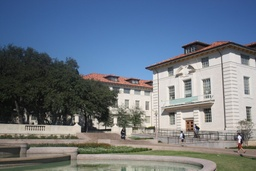
#> input picture Project 2/assignment_2_materials/pano_image1.jpg, 256 x 171 px, shrunk from 1024 x 683 before the run
$ jupyter execute --allow-errors part2.ipynb
#> lines starting #> are read from the running program, lines starting #| are printed output that depends on the picture; after the words box and inside, x2 and y2 are one past the last pixel; in counts of white or black regions, pixels touching at a corner belong together
[cell 1]
import cv2
import numpy as np
import matplotlib.pyplot as plt

# 1. SIFT + MATCHING (from 1.1)

[cell 2]
def get_correspondences(img1, img2, num_matches=50):
    sift = cv2.SIFT_create()

    #kp = keypoints, des = descriptors
    kp1, des1 = sift.detectAndCompute(img1, None)
    kp2, des2 = sift.detectAndCompute(img2, None)

    bf = cv2.BFMatcher()

    matches = bf.knnMatch(des1, des2, k=2)

    good = []
    for m, n in matches:
        if m.distance < 0.75 * n.distance:
            good.append(m)

    good = sorted(good, key=lambda x: x.distance)[:num_matches]

    # pts1[i] corresponds to pts2[i]
    # we extract the (x, y) coordinates from the keypoints using the indices from the good matches
    pts1 = np.float32([kp1[m.queryIdx].pt for m in good])
    pts2 = np.float32([kp2[m.trainIdx].pt for m in good])

    return pts1, pts2

# 2. HOMOGRAPHY (from 1.2)

[cell 3]
def compute_homography(pts1, pts2):
    n = pts1.shape[0]
    A = []

    for i in range(n):
        x, y = pts1[i]
        xp, yp = pts2[i]

        A.append([-x, -y, -1, 0, 0, 0, x*xp, y*xp, xp])
        A.append([0, 0, 0, -x, -y, -1, x*yp, y*yp, yp])

    A = np.array(A)

    # Solve using SVD
    U, S, Vt = np.linalg.svd(A)
    H = Vt[-1].reshape(3, 3)

    return H / H[2, 2]

# 3. FORWARD WARP (REQUIRED)

[cell 4]
def forward_warp(img, H, out_shape):
    h_out, w_out = out_shape
    warped = np.zeros((h_out, w_out, 3), dtype=np.uint8)

    h, w = img.shape[:2]

    for y in range(h):
        for x in range(w):
            pt = np.array([x, y, 1])
            pt_p = H @ pt
            pt_p /= pt_p[2]

            x_p, y_p = int(pt_p[0]), int(pt_p[1])

            if 0 <= x_p < w_out and 0 <= y_p < h_out:
                warped[y_p, x_p] = img[y, x]

    return warped

# 4. BILINEAR INTERPOLATION

[cell 5]
def bilinear(img, x, y):
    h, w = img.shape[:2]

    if x < 0 or x >= w-1 or y < 0 or y >= h-1:
        return np.array([0, 0, 0])

    x0, y0 = int(x), int(y)
    dx, dy = x - x0, y - y0

    val = (
        (1-dx)*(1-dy)*img[y0, x0] +
        dx*(1-dy)*img[y0, x0+1] +
        (1-dx)*dy*img[y0+1, x0] +
        dx*dy*img[y0+1, x0+1]
    )

    return val

# 5. INVERSE WARP (MAIN)

[cell 6]
def inverse_warp(img, H_inv, out_shape):
    h_out, w_out = out_shape
    warped = np.zeros((h_out, w_out, 3), dtype=np.uint8)

    for y in range(h_out):
        for x in range(w_out):
            pt = np.array([x, y, 1])
            pt_src = H_inv @ pt
            pt_src /= pt_src[2]

            xs, ys = pt_src[0], pt_src[1]

            if 0 <= xs < img.shape[1] and 0 <= ys < img.shape[0]:
                warped[y, x] = bilinear(img, xs, ys)

    return warped

# 6. COMPUTE CANVAS SIZE

[cell 7]
def get_canvas_size(img1, img2, H):
    h1, w1 = img1.shape[:2]

    corners = np.array([
        [0, 0, 1],
        [w1, 0, 1],
        [0, h1, 1],
        [w1, h1, 1]
    ]).T

    warped_corners = H @ corners
    warped_corners /= warped_corners[2]

    all_x = np.concatenate((warped_corners[0], [0, img2.shape[1]]))
    all_y = np.concatenate((warped_corners[1], [0, img2.shape[0]]))

    xmin, xmax = int(np.min(all_x)), int(np.max(all_x))
    ymin, ymax = int(np.min(all_y)), int(np.max(all_y))

    # We need to translate the canvas so that all coordinates are positive
    tx, ty = -xmin, -ymin

    width = xmax - xmin
    height = ymax - ymin

    return width, height, tx, ty

# 7. CREATE MOSAIC

[cell 8]
def create_mosaic(img1, img2, H):
    width, height, tx, ty = get_canvas_size(img1, img2, H)

    # translation matrix
    T = np.array([
        [1, 0, tx],
        [0, 1, ty],
        [0, 0, 1]
    ])

    H_total = T @ H
    H_inv = np.linalg.inv(H_total)

    warped = inverse_warp(img1, H_inv, (height, width))

    canvas = np.zeros((height, width, 3), dtype=np.uint8)

    # place img2
    # we place img2 on the canvas at the translated position (tx, ty)
    canvas[ty:ty+img2.shape[0], tx:tx+img2.shape[1]] = img2

    # overlay warped image
    mask = (warped > 0)
    canvas[mask] = warped[mask]

    return canvas

# 8. DISPLAY IMAGES

[cell 9]
def display_images(img1, img2, mosaic):
    plt.figure(figsize=(10, 5))
    plt.subplot(1, 2, 1)
    plt.imshow(img1)
    plt.title("Image 1")
    plt.axis("off")
    plt.subplot(1, 2, 2)
    plt.imshow(img2)
    plt.title("Image 2")
    plt.axis("off")
    plt.show()

    plt.figure(figsize=(10, 5))
    plt.imshow(mosaic)
    plt.title("Final Mosaic")
    plt.axis("off")
    plt.show()

#  MAIN

[cell 10]
def main_func(img1, img2):
    pts1, pts2 = get_correspondences(img1, img2)

    H = compute_homography(pts1, pts2)
    mosaic = create_mosaic(img1, img2, H)
    return mosaic

img1 = cv2.imread("assignment_2_materials/pano_image1.jpg")
#> img1 is the input picture: shape (171, 256, 3); mean B, G, R 132, 118.9, 107.7
img2 = cv2.imread("assignment_2_materials/pano_image2.jpg")
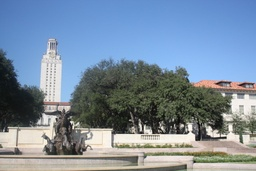
#> input picture Project 2/assignment_2_materials/pano_image2.jpg, 256 x 171 px, shrunk from 1024 x 683 before the run
#> img2 is the input picture: shape (171, 256, 3); mean B, G, R 159, 140, 121.8

img1 = cv2.cvtColor(img1, cv2.COLOR_BGR2RGB)
img2 = cv2.cvtColor(img2, cv2.COLOR_BGR2RGB)
mosaic = main_func(img1, img2)
#> in get_correspondences, `kp1, des1 = sift.detectAndCompute(img1, None)`: kp1 = 360 keypoints; strongest (x, y, size): (197, 128, 2.2), (111, 88, 2), (76, 118, 3.5), (115, 120, 3.1)
#> in get_correspondences, `kp2, des2 = sift.detectAndCompute(img2, None)`: kp2 = 333 keypoints; strongest (x, y, size): (182, 125, 2.4), (71, 122, 1.9), (162, 128, 1.8), (194, 162, 1.8)
#> in get_correspondences, `matches = bf.knnMatch(des1, des2, k=2)`: matches = 360 matches
#> after the loop in get_correspondences, `for m, n in matches:`: good = 100 matches
#> in get_correspondences, `good = sorted(good, key=lambda x: x.distance)[:num_matches]`: good = 50 matches
#> in get_correspondences, `pts1 = np.float32([kp1[m.queryIdx].pt for m in good])`: pts1 = 50 pairs, first value 6.19 to 129.6, second value 46.44 to 156.5
#> in get_correspondences, `pts2 = np.float32([kp2[m.trainIdx].pt for m in good])`: pts2 = 50 pairs, first value 122.1 to 243.5, second value 60.82 to 165.5
#> the loop in compute_homography, `for i in range(n):` made 50 passes
#> (x, y, xp, yp) on passes 1 to 12: (107.6, 109.8, 221.2, 116.9), (92.88, 149.4, 209, 158.2), (106.4, 145.5, 222.6, 154), (101.3, 148.7, 218.2, 157.5), (9.42, 46.44, 122.1, 61.15), (52.07, 145.1, 167.7, 154), (128.9, 77.14, 242.4, 81.38), (129.6, 80.01, 242.9, 84.43), (94.58, 129.4, 208.6, 137.4), (116.9, 86.33, 229.6, 91.93), (42.83, 137.3, 158.2, 146.4), (103.5, 127.5, 218, 135.4)
#> after the loop in compute_homography, `for i in range(n):`: A = 100 items
#> in compute_homography, `U, S, Vt = np.linalg.svd(A)`:
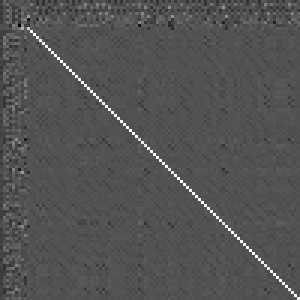
#> U: shape (100, 100) float64 (shown 3 times larger); min -0.475, max 0.972, mean -0.00084; drawn with min black and max white
#> in compute_homography, `U, S, Vt = np.linalg.svd(A)`: S = [239203.5, 58659.1, 984.2, 297.8, 275.5, 48.19, 34.01, 0.857, 0.0196]
#> in compute_homography, `H = Vt[-1].reshape(3, 3)`: H = [[0.00674, 0.000391, 0.986], [-0.00121, 0.0081, 0.168], [-7.6e-06, -8.72e-07, 0.00884]]
#> in main_func, `H = compute_homography(pts1, pts2)`: H = [[0.763, 0.0442, 111.5], [-0.137, 0.917, 18.96], [-0.00086, -9.86e-05, 1]]
#> in get_canvas_size, `warped_corners = H @ corners`: warped_corners = [[111.5, 306.8, 119.1, 314.4], [18.96, -16.22, 175.7, 140.5], [1, 0.78, 0.983, 0.763]]
#> in get_canvas_size, `warped_corners /= warped_corners[2]`: warped_corners = [[111.5, 393.4, 121.1, 412], [18.96, -20.8, 178.7, 184.1], [1, 1, 1, 1]]
#> in get_canvas_size, `all_x = np.concatenate((warped_corners[0], [0, img2.shape[1]]))`: all_x = [111.5, 393.4, 121.1, 412, 0, 256]
#> in get_canvas_size, `all_y = np.concatenate((warped_corners[1], [0, img2.shape[0]]))`: all_y = [18.96, -20.8, 178.7, 184.1, 0, 171]
#> in get_canvas_size, `xmin, xmax = int(np.min(all_x)), int(np.max(all_x))`: xmin = 0; xmax = 412
#> in get_canvas_size, `ymin, ymax = int(np.min(all_y)), int(np.max(all_y))`: ymin = -20; ymax = 184
#> in get_canvas_size, `tx, ty = -xmin, -ymin`: tx = 0; ty = 20
#> in get_canvas_size, `width = xmax - xmin`: width = 412
#> in get_canvas_size, `height = ymax - ymin`: height = 204
#> in create_mosaic, `width, height, tx, ty = get_canvas_size(img1, img2, H)`: width = 412; height = 204; tx = 0; ty = 20
#> in create_mosaic, `T = np.array([ [1, 0, tx], [0, 1, ty], [0, 0, 1] ])`: T = [[1, 0, 0], [0, 1, 20], [0, 0, 1]]
#> in create_mosaic, `H_total = T @ H`: H_total = [[0.763, 0.0442, 111.5], [-0.155, 0.915, 38.96], [-0.00086, -9.86e-05, 1]]
#> in create_mosaic, `H_inv = np.linalg.inv(H_total)`: H_inv = [[1.15, -0.0694, -126.1], [0.152, 1.08, -59.05], [0.00101, 4.68e-05, 0.886]]
#> the loop in inverse_warp, `for y in range(h_out):` made 204 passes
#> after the loop in inverse_warp, `for y in range(h_out):`:
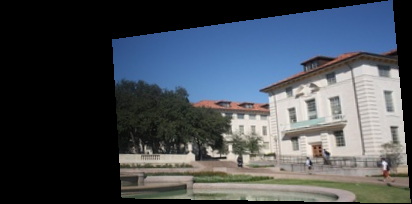
#> warped: shape (204, 412, 3); mean R, G, B 70, 76.4, 84
#> in create_mosaic, `mask = (warped > 0)`:
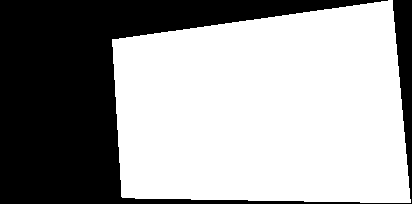
#> mask: shape (204, 412, 3) bool; 61.7% white; 1 black region, box (x1, y1, x2, y2) and area: (0, 0, 412, 204) 32193
display_images(img1, img2, mosaic)

[cell 11]
img1_test = cv2.imread("assignment_2_materials/DSC_0171.jpg")
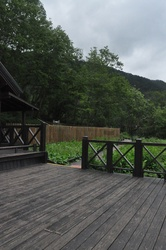
#> input picture Project 2/assignment_2_materials/DSC_0171.jpg, 166 x 250 px, shrunk from 664 x 1000 before the run
#> img1_test is the input picture: shape (250, 166, 3); mean B, G, R 84.9, 90.7, 85.5
img2_test = cv2.imread("assignment_2_materials/DSC_0172.jpg")
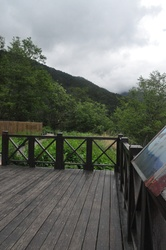
#> input picture Project 2/assignment_2_materials/DSC_0172.jpg, 166 x 250 px, shrunk from 664 x 1000 before the run
#> img2_test is the input picture: shape (250, 166, 3); mean B, G, R 105.5, 111.7, 108.1
img1_test = cv2.cvtColor(img1_test, cv2.COLOR_BGR2RGB)
img2_test = cv2.cvtColor(img2_test, cv2.COLOR_BGR2RGB)
mosaic_test = main_func(img2_test, img1_test)
#> the loop in get_correspondences (call 2), `for m, n in matches:` made 150 passes
#> call 2 of inverse_warp, with H_inv = array of shape (3, 3), out_shape = (610, 497)
#> after the loop in inverse_warp (call 2), `for y in range(h_out):`:
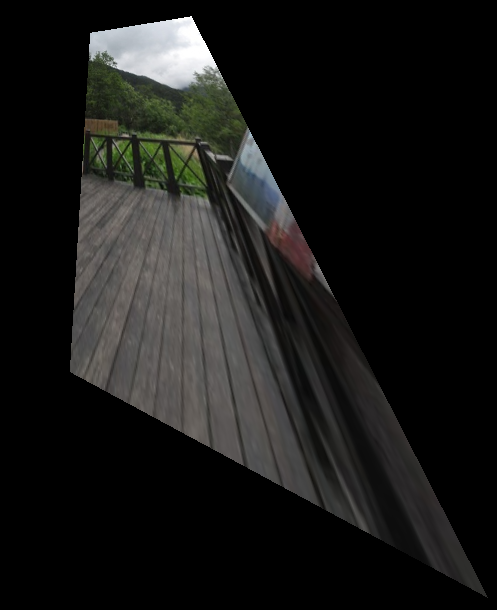
#> warped: shape (610, 497, 3); mean R, G, B 25.6, 25.6, 24.2
#> in create_mosaic (call 2), `canvas[ty:ty+img2.shape[0], tx:tx+img2.shape[1]] = img2`:
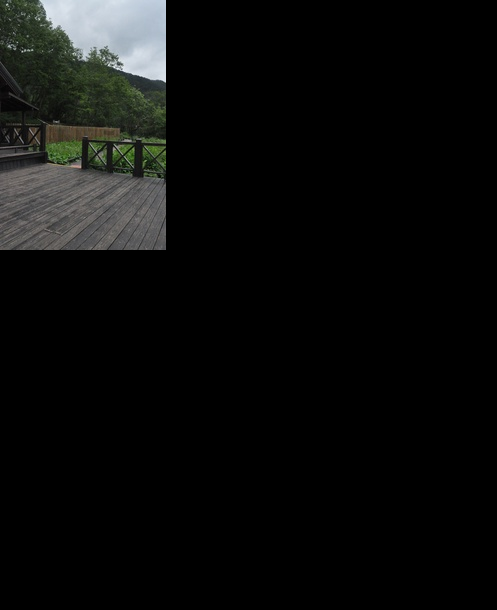
#> canvas: shape (610, 497, 3); mean R, G, B 11.7, 12.4, 11.6
display_images(img1_test, img2_test, mosaic_test)

# Bonus

[cell 12]
# stitch 3 images that overlap with each other.

img1_bonus = cv2.imread("assignment_2_materials/shanghai-21.png")
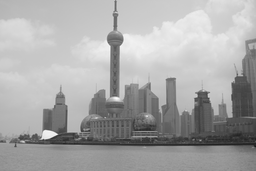
#> input picture Project 2/assignment_2_materials/shanghai-21.png, 256 x 171 px, shrunk from 1024 x 683 before the run
#> img1_bonus is the input picture: shape (171, 256, 3); min 22, max 253, mean 167.4
img2_bonus = cv2.imread("assignment_2_materials/shanghai-22.png")
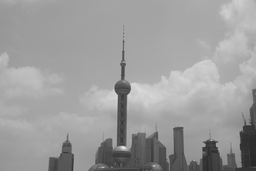
#> input picture Project 2/assignment_2_materials/shanghai-22.png, 256 x 171 px, shrunk from 1024 x 683 before the run
#> img2_bonus is the input picture: shape (171, 256, 3); min 37, max 242, mean 156.7
img3_bonus = cv2.imread("assignment_2_materials/shanghai-23.png")

img1_bonus = cv2.cvtColor(img1_bonus, cv2.COLOR_BGR2RGB)
img2_bonus = cv2.cvtColor(img2_bonus, cv2.COLOR_BGR2RGB)
#> (the rest of this cell did not finish here and is left out)
